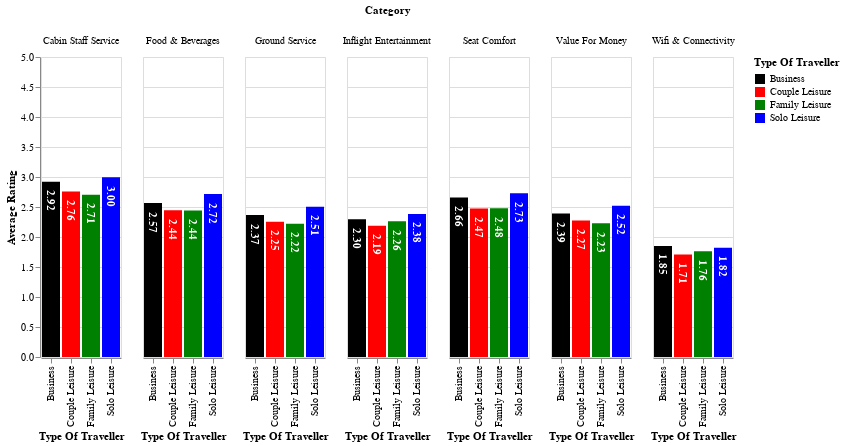

The notebook cell this image was saved under:
### Code cell
base = alt.Chart(df_stacked).mark_bar().encode(
       x=alt.X('Type Of Traveller:N'),
       y=alt.Y('Rating:Q', scale=alt.Scale(domain=[0, 5]), title='Average Rating'),)

bars = base.mark_bar().encode(
    color=alt.Color('Type Of Traveller:N', scale=travel_colors),
    tooltip=[
        alt.Tooltip('Type Of Traveller:N'),
        alt.Tooltip('Rating:Q', format='.2f'),
    ]
    )

text = base.mark_text(color='white', dx=19, dy=1, angle=90, fontStyle='bold').encode(
    text=alt.Text('Rating:Q', format=',.2f')
)

facet = alt.layer(bars, text, data=df_stacked).facet(
    column='Category:N'
)
facet

### Figure 1 — Vega-Lite specification as saved in the notebook (floating-point values rounded to 4 significant figures)
{"config": {"view": {"continuousWidth": 300, "continuousHeight": 300}}, "data": {"name": "data-9acfacd1b5b78bbb20436b723288942d"}, "facet": {"column": {"field": "Category", "type": "nominal"}}, "spec": {"layer": [{"mark": {"type": "bar"}, "encoding": {"color": {"field": "Type Of Traveller", "scale": {"domain": ["Business", "Couple Leisure", "Family Leisure", "Solo Leisure"], "range": ["black", "red", "green", "blue"]}, "type": "nominal"}, "tooltip": [{"field": "Type Of Traveller", "type": "nominal"}, {"field": "Rating", "format": ".2f", "type": "quantitative"}], "x": {"field": "Type Of Traveller", "type": "nominal"}, "y": {"field": "Rating", "scale": {"domain": [0, 5]}, "title": "Average Rating", "type": "quantitative"}}}, {"mark": {"type": "text", "angle": 90, "color": "white", "dx": 19, "dy": 1, "fontStyle": "bold"}, "encoding": {"text": {"field": "Rating", "format": ",.2f", "type": "quantitative"}, "x": {"field": "Type Of Traveller", "type": "nominal"}, "y": {"field": "Rating", "scale": {"domain": [0, 5]}, "title": "Average Rating", "type": "quantitative"}}}]}, "$schema": "https://vega.github.io/schema/vega-lite/v5.20.1.json", "datasets": {"data-9acfacd1b5b78bbb20436b723288942d": [{"Type Of Traveller": "Business", "Category": "Seat Comfort", "Rating": 2.658}, {"Type Of Traveller": "Couple Leisure", "Category": "Seat Comfort", "Rating": 2.475}, {"Type Of Traveller": "Family Leisure", "Category": "Seat Comfort", "Rating": 2.478}, {"Type Of Traveller": "Solo Leisure", "Category": "Seat Comfort", "Rating": 2.729}, {"Type Of Traveller": "Business", "Category": "Cabin Staff Service", "Rating": 2.919}, {"Type Of Traveller": "Couple Leisure", "Category": "Cabin Staff Service", "Rating": 2.758}, {"Type Of Traveller": "Family Leisure", "Category": "Cabin Staff Service", "Rating": 2.706}, {"Type Of Traveller": "Solo Leisure", "Category": "Cabin Staff Service", "Rating": 2.996}, {"Type Of Traveller": "Business", "Category": "Food & Beverages", "Rating": 2.567}, {"Type Of Traveller": "Couple Leisure", "Category": "Food & Beverages", "Rating": 2.444}, {"Type Of Traveller": "Family Leisure", "Category": "Food & Beverages", "Rating": 2.442}, {"Type Of Traveller": "Solo Leisure", "Category": "Food & Beverages", "Rating": 2.715}, {"Type Of Traveller": "Business", "Category": "Ground Service", "Rating": 2.365}, {"Type Of Traveller": "Couple Leisure", "Category": "Ground Service", "Rating": 2.253}, {"Type Of Traveller": "Family Leisure", "Category": "Ground Service", "Rating": 2.219}, {"Type Of Traveller": "Solo Leisure", "Category": "Ground Service", "Rating": 2.506}, {"Type Of Traveller": "Business", "Category": "Inflight Entertainment", "Rating": 2.297}, {"Type Of Traveller": "Couple Leisure", "Category": "Inflight Entertainment", "Rating": 2.188}, {"Type Of Traveller": "Family Leisure", "Category": "Inflight Entertainment", "Rating": 2.264}, {"Type Of Traveller": "Solo Leisure", "Category": "Inflight Entertainment", "Rating": 2.384}, {"Type Of Traveller": "Business", "Category": "Wifi & Connectivity", "Rating": 1.852}, {"Type Of Traveller": "Couple Leisure", "Category": "Wifi & Connectivity", "Rating": 1.707}, {"Type Of Traveller": "Family Leisure", "Category": "Wifi & Connectivity", "Rating": 1.762}, {"Type Of Traveller": "Solo Leisure", "Category": "Wifi & Connectivity", "Rating": 1.821}, {"Type Of Traveller": "Business", "Category": "Value For Money", "Rating": 2.39}, {"Type Of Traveller": "Couple Leisure", "Category": "Value For Money", "Rating": 2.274}, {"Type Of Traveller": "Family Leisure", "Category": "Value For Money", "Rating": 2.23}, {"Type Of Traveller": "Solo Leisure", "Category": "Value For Money", "Rating": 2.521}]}}
